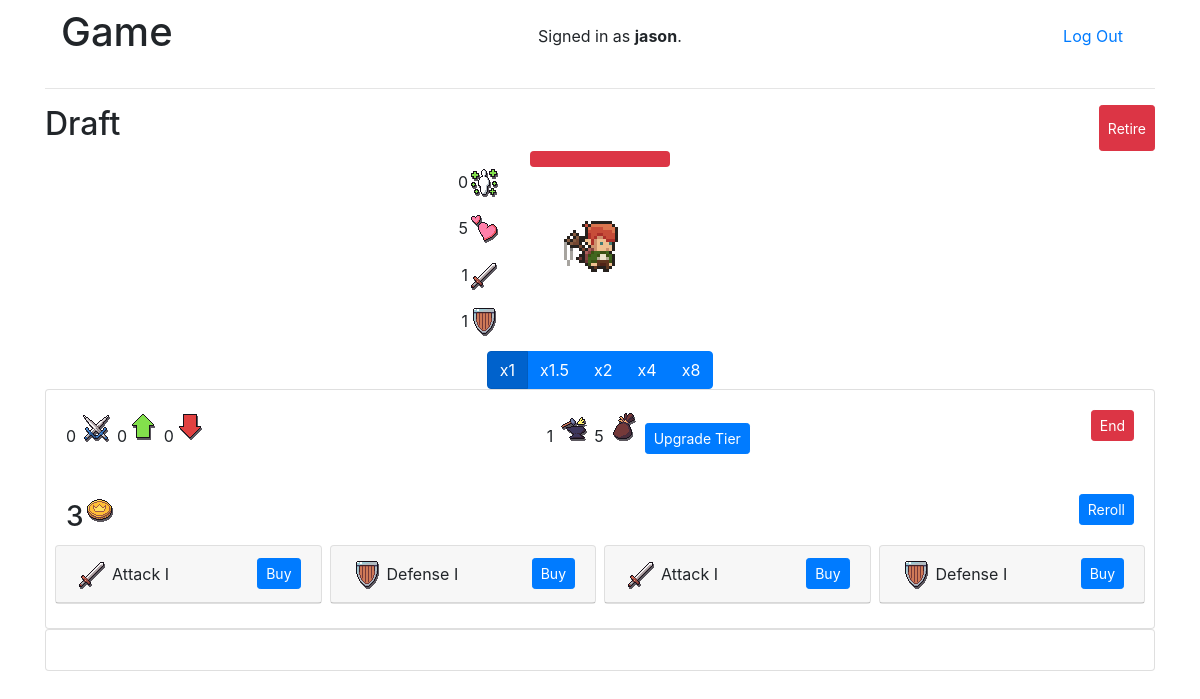
Page / (signed in) on the committed database.
### user/models.py (models this page shows)
class User(AbstractUser):
    objects = MyUserManager()
    player = models.OneToOneField(Player, on_delete=models.SET_NULL, null=True, blank=True, related_name="user")

### api/models.py (models this page shows, shortened)
class Item(models.Model):
    name = models.CharField(max_length=100)
    value = models.FloatField()
    tier = models.PositiveSmallIntegerField()
    type = models.ForeignKey(ItemType, on_delete=models.CASCADE, related_name="items")

### main/views.py (the view)
# urls.py: path("", views.index, name="index"),
def index(request):
    if request.user.is_authenticated:
        return render(request, "main/index.html", get_full_user_data(request))
    return render(request, "main/index.html")

### api/models.py (called while the page is built)
    def serialize(self):
        return {
            "name": self.name,
            "data": self.data.serialize(),
            "creature": self.creature.serialize()
        }

    def serialize(self):
        return {
            "wins": self.wins,
            "loss": self.loss,
            "round": self.round,
            "tier": self.tier,
            "tier_cost": self.tier_cost,
            "gold": self.gold,
            "store_list": self.store_list
        }

    def serialize(self):
        return {
            "name": self.name,
            "level": self.level,
            "health": self.max_health,
            "defense": self.defense,
            "attack": self.attack,
            "items": [item.serialize() for item in self.counts.order_by('item__tier', 'item__type', 'item__name').all()]
        }

### api/views.py (called while the page is built)
def get_session_data(request):
    state = request.session.get(SESSION_STATE, None)
    if state == STATE_COMBAT:
        return request.session.get(SESSION_COMBAT_LOG, None)
    return None

def get_full_user_data(request):
    if request.user.player is None:
        setup(request.user)
    user_data = request.user.player.serialize()
    user_data['state'] = request.session.get(SESSION_STATE, DEFAULT_STATE)
    session_data = get_session_data(request)
    if session_data:
        user_data.update(session_data)
    return user_data

### main/templates/main/index.html (shortened to what this page needs)
{% extends "main/layout.html" %}
{% block body %}
<div id="game" data-state="{{state}}">
    <div class="d-flex justify-content-between">
        <h2 class="title">{{state}}</h2>
        <button class="btn btn-danger btn-sm" name="retireModal">Retire</button>
    </div>
    <div id="combat">
        {% include 'main/combat.html' %}
    </div>
    {% if user.is_authenticated%}
    <div id="data">
        {% include 'main/data.html' %}
    </div>
    <div id="creature">
        {% include 'main/creature.html' %}
    </div>
    {% else %}
        <a href="{% url 'login' %}">Please Login</a>
    {% endif %}
</div>
{% endblock %}

### main/templates/main/layout.html (shortened to what this page needs)
{% load static %}
<!DOCTYPE html>
<html lang="en">
    <head>
        <link rel="stylesheet" href="https://stackpath.bootstrapcdn.com/bootstrap/4.4.1/css/bootstrap.min.css">
        <link href="{% static 'main/styles.css' %}" rel="stylesheet">
    </head>
    <body>
        <div class="container">
            <div class="navbar">
                <h1>Game</h1>
                <div>
                    {% if request.user.is_authenticated %}
                        Signed in as <strong>{{ user.username }}</strong>.
                    {% else %}
                        Not signed in.
                    {% endif %}
                </div>
                <ul class="nav">
                    {% if user.is_authenticated %}
                        <li class="nav-item">
                            <a class="nav-link" href="{% url 'logout' %}">Log Out</a>
                        </li>
                    {% endif %}
                </ul>
            </div>
        <hr>
            {% block body %}
            {% endblock %}
        </div>
    </body>
</html>

### main/templates/main/combat.html (shortened to what this page needs)
<div class="d-flex flex-column" data-state="wait">
    <div class="d-flex justify-content-center">
        {% include 'main/sprite.html' with tag='player' creature=creature type='user' %}
    </div>
    {% if user.is_authenticated%}
    <div class="d-flex justify-content-center" id="combat-buttons">
        <div class="btn-group" id="speed">
            <button data-speed="1" class="btn btn-primary active"></button>
            <button data-speed="1.5" class="btn btn-primary"></button>
            <button data-speed="2" class="btn btn-primary"></button>
            <button data-speed="4" class="btn btn-primary"></button>
            <button data-speed="8" class="btn btn-primary"></button>
        </div>
    </div>
    {% endif %}
</div>

### main/templates/main/sprite.html (shortened to what this page needs)
<div class="sprite-container {{type}}">
    <div class="sprite-wrapper">
        <div class="sprite" data-tag="{{tag}}" data-type="idle"></div>
    </div>
    <div class="progress" role="progressbar" >
        <div class="progress-bar bg-danger" style="width:100%;"></div>
    </div>
    <div class="stats">
        <div><d name="level">{{creature.level}}</d><i class="level-icon" title="Level"></i></div>
        <div><d name="health">{{creature.health|floatformat:0}}</d><i class="health-icon" title="Health"></i></div>
        <div><d name="attack">{{creature.attack|floatformat:0}}</d><i class="attack-icon" title="Attack"></i></div>
        <div><d name="defense">{{creature.defense|floatformat:0}}</d><i class="defense-icon" title="Defense"></i></div>
    </div>
</div>

### main/templates/main/data.html
<div class="card">
    <div class="data">
        <div class="card-body d-flex justify-content-between">
            <div>
                <d name="round">{{data.round}}</d> <i class="round-icon" title="Round"></i>
                <d name="wins">{{data.wins}}</d><i class="win-icon" title="Wins"></i>
                <d name="loss">{{data.loss}}</d><i class="loss-icon" title="Loss"></i>
            </div>
            <div>
                <d name="tier">{{data.tier}}</d> <i class="tier-icon" title="Tier" id="tier-button"></i>
                <d name="tier_cost">{{data.tier_cost}}</d> <i class="cost-icon" title="Cost"></i>
                <button class="btn btn-primary btn-sm" name="buyTier">Upgrade Tier</button>
            </div>
            <div>
                <button class="btn btn-danger btn-sm" name="endTurn">End</button>
            </div>
        </div>
    </div>
    <div class="card-body">
        <div class="d-flex justify-content-between data">
            <div>
                <h3><d name="gold">{{data.gold}}</d><i class="gold-icon" title="Gold"></i></h3>
            </div>
            <div>
                <button class="btn btn-primary btn-sm" name="reroll" width="50">Reroll</button>
            </div>
        </div>
        <div class="list row" name="store_list">
            {% for item in data.store_list %}
                {% include 'main/item.html' with item=item buy=True index=forloop.counter%}
            {% endfor %}
        </div>
    </div>
</div>

### main/templates/main/item.html (shortened to what this page needs)
<div class="col-md-3 col-sm-6 p-1" name="item" data-id="{{item.id}}">
    <div class="card" >
        <div class="card-header d-flex justify-content-between">
            <div class="d-flex align-content-center">
                <i class="{{item.type.icon}}" title="{{item.type.name}}"></i>
                <span class="text-center p-1 overflow-hidden text-nowrap" name="name">{{item.name}}</span>
            </div>
            <div>
                {% if buy %}
                <button class="btn btn-primary btn-sm" name="buy" data-id="{{item.id}}" data-index="{{forloop.counter0}}">Buy</button>
                {% endif %}
            </div>
        </div>
    </div>
</div>

### main/templates/main/creature.html (shortened to what this page needs)
<div class="card">
    <div class="card-body">
    </div>
</div>

### main/static/main/styles.css (style rules this page uses)
.attack-icon { width: 32px; height: 32px; display: inline-block; image-rendering: pixelated; image-rendering: -moz-crisp-edges; image-rendering: crisp-edges; background-position: -32px -160px; background-repeat: no-repeat; background-image: url("img/Icons.png"); }
.defense-icon { width: 32px; height: 32px; display: inline-block; image-rendering: pixelated; image-rendering: -moz-crisp-edges; image-rendering: crisp-edges; background-position: -32px -192px; background-repeat: no-repeat; background-image: url("img/Icons.png"); }
.health-icon { width: 32px; height: 32px; display: inline-block; image-rendering: pixelated; image-rendering: -moz-crisp-edges; image-rendering: crisp-edges; background-position: -192px 0px; background-repeat: no-repeat; background-image: url("img/Icons.png"); }
.gold-icon { width: 32px; height: 32px; display: inline-block; image-rendering: pixelated; image-rendering: -moz-crisp-edges; image-rendering: crisp-edges; background-position: -224px -384px; background-repeat: no-repeat; background-image: url("img/Icons.png"); }
.win-icon { width: 32px; height: 32px; display: inline-block; image-rendering: pixelated; image-rendering: -moz-crisp-edges; image-rendering: crisp-edges; background-position: 0px -64px; background-repeat: no-repeat; background-image: url("img/Icons.png"); }
.loss-icon { width: 32px; height: 32px; display: inline-block; image-rendering: pixelated; image-rendering: -moz-crisp-edges; image-rendering: crisp-edges; background-position: -32px -64px; background-repeat: no-repeat; background-image: url("img/Icons.png"); }
.tier-icon { width: 32px; height: 32px; display: inline-block; image-rendering: pixelated; image-rendering: -moz-crisp-edges; image-rendering: crisp-edges; background-position: -128px -128px; background-repeat: no-repeat; background-image: url("img/Icons.png"); }
.cost-icon { width: 32px; height: 32px; display: inline-block; image-rendering: pixelated; image-rendering: -moz-crisp-edges; image-rendering: crisp-edges; background-position: -192px -384px; background-repeat: no-repeat; background-image: url("img/Icons.png"); }
.round-icon { width: 32px; height: 32px; display: inline-block; image-rendering: pixelated; image-rendering: -moz-crisp-edges; image-rendering: crisp-edges; background-position: -288px -160px; background-repeat: no-repeat; background-image: url("img/Icons.png"); }
.level-icon { width: 32px; height: 32px; display: inline-block; image-rendering: pixelated; image-rendering: -moz-crisp-edges; image-rendering: crisp-edges; background-position: -160px -96px; background-repeat: no-repeat; background-image: url("img/Icons.png"); }
[data-tag=player][data-type=idle] { width: 64px; height: 64px; image-rendering: pixelated; image-rendering: -moz-crisp-edges; image-rendering: crisp-edges; background-image: url("img/idle.png"); background-repeat: no-repeat; transform: scale(3); animation: play calc(0.6s / var(--speed)) steps(4); animation-iteration-count: infinite; animation-fill-mode: forwards; }
:root { --speed: 1; }
#data { animation: show 1s forwards; }
.title { text-transform: capitalize; }
#combat #speed button::before { content: "x" attr(data-speed); }
.sprite-container { width: 200px; height: 200px; position: relative; display: flex; justify-content: center; align-items: center; }
.sprite-container .progress { position: absolute; top: 0; left: 15%; width: 70%; }
.sprite-container .progress .progress-bar { transition: width calc(0.6s / var(--speed)) ease !important; }
.sprite-container .stats { position: absolute; display: flex; flex-direction: column; justify-content: space-evenly; height: 100%; width: 80px; }
.sprite-container .stats div { display: flex; align-items: center; justify-content: end; }
.sprite-container.user .stats { left: -80px; }

### rows in the picture
User: username "jason"
Item: name "Attack I"
Item: name "Defense I"

### other values in the picture
{{ state }} "Draft"
{{ creature.level }} "0"
{{ creature.health|floatformat:0 }} "5"
{{ creature.attack|floatformat:0 }} "1"
{{ creature.defense|floatformat:0 }} "1"
{{ data.round }} "0"
{{ data.wins }} "0"
{{ data.loss }} "0"
{{ data.tier }} "1"
{{ data.tier_cost }} "5"
{{ data.gold }} "3"
